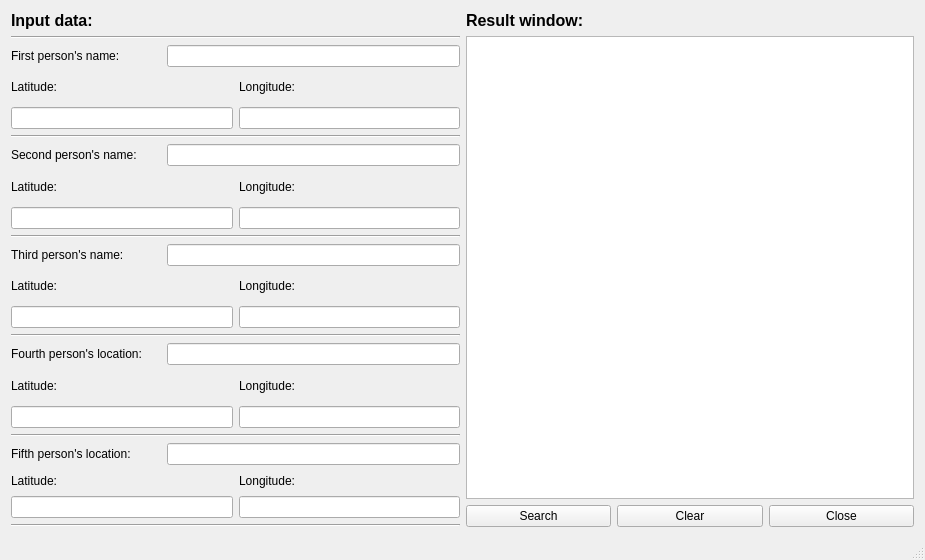
<?xml version="1.0" encoding="UTF-8"?>
<ui version="4.0">
 <class>MainWindow</class>
 <widget class="QMainWindow" name="MainWindow">
  <property name="geometry">
   <rect>
    <x>0</x>
    <y>0</y>
    <width>925</width>
    <height>560</height>
   </rect>
  </property>
  <property name="windowTitle">
   <string>MainWindow</string>
  </property>
  <widget class="QWidget" name="centralWidget">
   <layout class="QHBoxLayout" name="horizontalLayout_3">
    <item>
     <layout class="QHBoxLayout" name="MainLayout">
      <item>
       <layout class="QVBoxLayout" name="InputDataLayout">
        <item>
         <layout class="QVBoxLayout" name="HeaderLayout">
          <property name="sizeConstraint">
           <enum>QLayout::SetDefaultConstraint</enum>
          </property>
          <item>
           <widget class="QLabel" name="InputDataLabel">
            <property name="sizePolicy">
             <sizepolicy hsizetype="MinimumExpanding" vsizetype="MinimumExpanding">
              <horstretch>0</horstretch>
              <verstretch>0</verstretch>
             </sizepolicy>
            </property>
            <property name="minimumSize">
             <size>
              <width>0</width>
              <height>0</height>
             </size>
            </property>
            <property name="maximumSize">
             <size>
              <width>450</width>
              <height>19</height>
             </size>
            </property>
            <property name="font">
             <font>
              <pointsize>12</pointsize>
              <weight>75</weight>
              <bold>true</bold>
             </font>
            </property>
            <property name="text">
             <string>Input data:</string>
            </property>
           </widget>
          </item>
          <item>
           <widget class="Line" name="line">
            <property name="orientation">
             <enum>Qt::Horizontal</enum>
            </property>
           </widget>
          </item>
         </layout>
        </item>
        <item>
         <layout class="QVBoxLayout" name="DataLayout">
          <item>
           <layout class="QVBoxLayout" name="FirstPersonLayout">
            <item>
             <layout class="QHBoxLayout" name="FirstPersonNameLayout">
              <item>
               <widget class="QLabel" name="label_2">
                <property name="minimumSize">
                 <size>
                  <width>150</width>
                  <height>0</height>
                 </size>
                </property>
                <property name="text">
                 <string>First person's name:</string>
                </property>
               </widget>
              </item>
              <item>
               <widget class="QLineEdit" name="firstPersonNameLineEdit">
                <property name="maxLength">
                 <number>50</number>
                </property>
               </widget>
              </item>
             </layout>
            </item>
            <item>
             <layout class="QHBoxLayout" name="LatLongLabels1">
              <item>
               <widget class="QLabel" name="label_7">
                <property name="text">
                 <string>Latitude:</string>
                </property>
               </widget>
              </item>
              <item>
               <widget class="QLabel" name="label_8">
                <property name="text">
                 <string>Longitude:</string>
                </property>
               </widget>
              </item>
             </layout>
            </item>
            <item>
             <layout class="QHBoxLayout" name="LatLongLayout1">
              <item>
               <widget class="QLineEdit" name="firstPersonLatLineEdit">
                <property name="maxLength">
                 <number>10</number>
                </property>
               </widget>
              </item>
              <item>
               <widget class="QLineEdit" name="firstPersonLongLineEdit">
                <property name="text">
                 <string/>
                </property>
                <property name="maxLength">
                 <number>10</number>
                </property>
               </widget>
              </item>
             </layout>
            </item>
           </layout>
          </item>
          <item>
           <widget class="Line" name="line_2">
            <property name="orientation">
             <enum>Qt::Horizontal</enum>
            </property>
           </widget>
          </item>
          <item>
           <layout class="QVBoxLayout" name="SecondPersonLayout">
            <item>
             <layout class="QHBoxLayout" name="SecondPersonNameLayout">
              <item>
               <widget class="QLabel" name="label_5">
                <property name="minimumSize">
                 <size>
                  <width>150</width>
                  <height>0</height>
                 </size>
                </property>
                <property name="text">
                 <string>Second person's name:</string>
                </property>
               </widget>
              </item>
              <item>
               <widget class="QLineEdit" name="secondPersonNameLineEdit">
                <property name="maxLength">
                 <number>50</number>
                </property>
                <property name="readOnly">
                 <bool>true</bool>
                </property>
               </widget>
              </item>
             </layout>
            </item>
            <item>
             <layout class="QHBoxLayout" name="LatLongLabels2">
              <item>
               <widget class="QLabel" name="label_10">
                <property name="text">
                 <string>Latitude:</string>
                </property>
               </widget>
              </item>
              <item>
               <widget class="QLabel" name="label_9">
                <property name="text">
                 <string>Longitude:</string>
                </property>
               </widget>
              </item>
             </layout>
            </item>
            <item>
             <layout class="QHBoxLayout" name="LatLongLayout2">
              <item>
               <widget class="QLineEdit" name="secPersonLatLineEdit">
                <property name="maxLength">
                 <number>10</number>
                </property>
                <property name="readOnly">
                 <bool>true</bool>
                </property>
               </widget>
              </item>
              <item>
               <widget class="QLineEdit" name="secPersonLongLineEdit">
                <property name="maxLength">
                 <number>10</number>
                </property>
                <property name="readOnly">
                 <bool>true</bool>
                </property>
               </widget>
              </item>
             </layout>
            </item>
           </layout>
          </item>
          <item>
           <widget class="Line" name="line_3">
            <property name="orientation">
             <enum>Qt::Horizontal</enum>
            </property>
           </widget>
          </item>
          <item>
           <layout class="QVBoxLayout" name="ThirdPersonLayout">
            <item>
             <layout class="QHBoxLayout" name="horizontalLayout_4">
              <item>
               <widget class="QLabel" name="label_6">
                <property name="minimumSize">
                 <size>
                  <width>150</width>
                  <height>0</height>
                 </size>
                </property>
                <property name="text">
                 <string>Third person's name:</string>
                </property>
               </widget>
              </item>
              <item>
               <widget class="QLineEdit" name="thirdPersonNameLineEdit">
                <property name="maxLength">
                 <number>50</number>
                </property>
                <property name="readOnly">
                 <bool>true</bool>
                </property>
               </widget>
              </item>
             </layout>
            </item>
            <item>
             <layout class="QHBoxLayout" name="horizontalLayout_5">
              <item>
               <widget class="QLabel" name="label_12">
                <property name="text">
                 <string>Latitude:</string>
                </property>
               </widget>
              </item>
              <item>
               <widget class="QLabel" name="label_11">
                <property name="text">
                 <string>Longitude:</string>
                </property>
               </widget>
              </item>
             </layout>
            </item>
            <item>
             <layout class="QHBoxLayout" name="LatLongLayout3">
              <item>
               <widget class="QLineEdit" name="thirdPersonLatLineEdit">
                <property name="maxLength">
                 <number>10</number>
                </property>
                <property name="readOnly">
                 <bool>true</bool>
                </property>
               </widget>
              </item>
              <item>
               <widget class="QLineEdit" name="thirdPersonLongLineEdit">
                <property name="maxLength">
                 <number>10</number>
                </property>
                <property name="readOnly">
                 <bool>true</bool>
                </property>
               </widget>
              </item>
             </layout>
            </item>
           </layout>
          </item>
          <item>
           <widget class="Line" name="line_4">
            <property name="orientation">
             <enum>Qt::Horizontal</enum>
            </property>
           </widget>
          </item>
          <item>
           <layout class="QVBoxLayout" name="FourthPersonLayout">
            <item>
             <layout class="QHBoxLayout" name="FourthPersonNameLayout">
              <item>
               <widget class="QLabel" name="label_3">
                <property name="minimumSize">
                 <size>
                  <width>150</width>
                  <height>0</height>
                 </size>
                </property>
                <property name="text">
                 <string>Fourth person's location:</string>
                </property>
               </widget>
              </item>
              <item>
               <widget class="QLineEdit" name="fourthPersonNameLineEdit">
                <property name="maxLength">
                 <number>50</number>
                </property>
                <property name="readOnly">
                 <bool>true</bool>
                </property>
               </widget>
              </item>
             </layout>
            </item>
            <item>
             <layout class="QHBoxLayout" name="LatLongLabes4">
              <item>
               <widget class="QLabel" name="label_14">
                <property name="text">
                 <string>Latitude:</string>
                </property>
               </widget>
              </item>
              <item>
               <widget class="QLabel" name="label_13">
                <property name="text">
                 <string>Longitude:</string>
                </property>
               </widget>
              </item>
             </layout>
            </item>
            <item>
             <layout class="QHBoxLayout" name="LatLongLayout4">
              <item>
               <widget class="QLineEdit" name="fourthPersonLatLineEdit">
                <property name="maxLength">
                 <number>10</number>
                </property>
                <property name="readOnly">
                 <bool>true</bool>
                </property>
               </widget>
              </item>
              <item>
               <widget class="QLineEdit" name="fourthPersonLongLineEdit">
                <property name="maxLength">
                 <number>10</number>
                </property>
                <property name="readOnly">
                 <bool>true</bool>
                </property>
               </widget>
              </item>
             </layout>
            </item>
           </layout>
          </item>
          <item>
           <widget class="Line" name="line_5">
            <property name="orientation">
             <enum>Qt::Horizontal</enum>
            </property>
           </widget>
          </item>
          <item>
           <layout class="QVBoxLayout" name="FifthPersonLayout">
            <item>
             <layout class="QHBoxLayout" name="FifthPersonNameLayout">
              <item>
               <widget class="QLabel" name="label_4">
                <property name="minimumSize">
                 <size>
                  <width>150</width>
                  <height>0</height>
                 </size>
                </property>
                <property name="text">
                 <string>Fifth person's location:</string>
                </property>
               </widget>
              </item>
              <item>
               <widget class="QLineEdit" name="fifthPersonNameLineEdit">
                <property name="maxLength">
                 <number>50</number>
                </property>
                <property name="readOnly">
                 <bool>true</bool>
                </property>
               </widget>
              </item>
             </layout>
            </item>
            <item>
             <layout class="QHBoxLayout" name="LatLongLabes5">
              <item>
               <widget class="QLabel" name="label_16">
                <property name="text">
                 <string>Latitude:</string>
                </property>
               </widget>
              </item>
              <item>
               <widget class="QLabel" name="label_15">
                <property name="text">
                 <string>Longitude:</string>
                </property>
               </widget>
              </item>
             </layout>
            </item>
            <item>
             <layout class="QHBoxLayout" name="LatLongLayout5">
              <item>
               <widget class="QLineEdit" name="fifthPersonLatLineEdit">
                <property name="maxLength">
                 <number>10</number>
                </property>
                <property name="readOnly">
                 <bool>true</bool>
                </property>
               </widget>
              </item>
              <item>
               <widget class="QLineEdit" name="fifthPersonLongLineEdit">
                <property name="maxLength">
                 <number>10</number>
                </property>
                <property name="readOnly">
                 <bool>true</bool>
                </property>
               </widget>
              </item>
             </layout>
            </item>
            <item>
             <widget class="Line" name="line_6">
              <property name="orientation">
               <enum>Qt::Horizontal</enum>
              </property>
             </widget>
            </item>
           </layout>
          </item>
         </layout>
        </item>
       </layout>
      </item>
      <item>
       <layout class="QVBoxLayout" name="ResultControlsLayout">
        <item>
         <layout class="QVBoxLayout" name="verticalLayout_2">
          <item>
           <widget class="QLabel" name="label">
            <property name="font">
             <font>
              <pointsize>12</pointsize>
              <weight>75</weight>
              <bold>true</bold>
             </font>
            </property>
            <property name="text">
             <string>Result window:</string>
            </property>
           </widget>
          </item>
          <item>
           <widget class="QListWidget" name="resultList"/>
          </item>
         </layout>
        </item>
        <item>
         <layout class="QHBoxLayout" name="horizontalLayout">
          <item>
           <widget class="QPushButton" name="pushButton">
            <property name="text">
             <string>Search</string>
            </property>
           </widget>
          </item>
          <item>
           <widget class="QPushButton" name="pushButton_3">
            <property name="text">
             <string>Clear</string>
            </property>
           </widget>
          </item>
          <item>
           <widget class="QPushButton" name="pushButton_2">
            <property name="text">
             <string>Close</string>
            </property>
           </widget>
          </item>
         </layout>
        </item>
       </layout>
      </item>
     </layout>
    </item>
   </layout>
  </widget>
  <widget class="QMenuBar" name="menuBar">
   <property name="geometry">
    <rect>
     <x>0</x>
     <y>0</y>
     <width>925</width>
     <height>19</height>
    </rect>
   </property>
  </widget>
  <widget class="QStatusBar" name="statusBar"/>
 </widget>
 <layoutdefault spacing="6" margin="11"/>
 <resources/>
 <connections>
  <connection>
   <sender>pushButton_2</sender>
   <signal>clicked()</signal>
   <receiver>MainWindow</receiver>
   <slot>close()</slot>
   <hints>
    <hint type="sourcelabel">
     <x>341</x>
     <y>233</y>
    </hint>
    <hint type="destinationlabel">
     <x>367</x>
     <y>282</y>
    </hint>
   </hints>
  </connection>
 </connections>
</ui>
